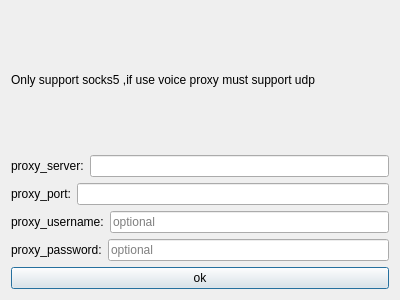
<?xml version="1.0" encoding="UTF-8"?>
<ui version="4.0">
 <class>ProxyDialog</class>
 <widget class="QDialog" name="ProxyDialog">
  <property name="geometry">
   <rect>
    <x>0</x>
    <y>0</y>
    <width>400</width>
    <height>300</height>
   </rect>
  </property>
  <property name="windowTitle">
   <string>Proxy Setting</string>
  </property>
  <layout class="QVBoxLayout" name="verticalLayout">
   <item>
    <widget class="QLabel" name="label_5">
     <property name="text">
      <string>Only support socks5 ,if use voice proxy must support udp </string>
     </property>
    </widget>
   </item>
   <item>
    <layout class="QHBoxLayout" name="horizontalLayout">
     <item>
      <widget class="QLabel" name="label">
       <property name="text">
        <string>proxy_server:</string>
       </property>
      </widget>
     </item>
     <item>
      <widget class="QLineEdit" name="proxy_server"/>
     </item>
    </layout>
   </item>
   <item>
    <layout class="QHBoxLayout" name="horizontalLayout_2">
     <item>
      <widget class="QLabel" name="label_2">
       <property name="text">
        <string>proxy_port:</string>
       </property>
      </widget>
     </item>
     <item>
      <widget class="QLineEdit" name="proxy_port"/>
     </item>
    </layout>
   </item>
   <item>
    <layout class="QHBoxLayout" name="horizontalLayout_3">
     <item>
      <widget class="QLabel" name="label_3">
       <property name="text">
        <string>proxy_username:</string>
       </property>
      </widget>
     </item>
     <item>
      <widget class="QLineEdit" name="proxy_username">
       <property name="placeholderText">
        <string>optional</string>
       </property>
      </widget>
     </item>
    </layout>
   </item>
   <item>
    <layout class="QHBoxLayout" name="horizontalLayout_4">
     <item>
      <widget class="QLabel" name="label_4">
       <property name="text">
        <string>proxy_password:</string>
       </property>
      </widget>
     </item>
     <item>
      <widget class="QLineEdit" name="proxy_password">
       <property name="placeholderText">
        <string>optional</string>
       </property>
      </widget>
     </item>
    </layout>
   </item>
   <item>
    <widget class="QPushButton" name="ok">
     <property name="text">
      <string>ok</string>
     </property>
     <property name="autoDefault">
      <bool>false</bool>
     </property>
     <property name="default">
      <bool>true</bool>
     </property>
    </widget>
   </item>
  </layout>
 </widget>
 <resources/>
 <connections/>
</ui>
